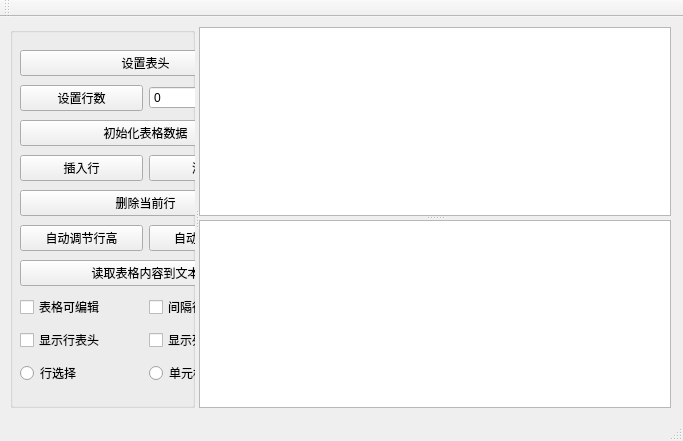
<?xml version="1.0" encoding="UTF-8"?>
<ui version="4.0">
 <class>MainWindow</class>
 <widget class="QMainWindow" name="MainWindow">
  <property name="geometry">
   <rect>
    <x>0</x>
    <y>0</y>
    <width>683</width>
    <height>441</height>
   </rect>
  </property>
  <property name="windowTitle">
   <string>MainWindow</string>
  </property>
  <widget class="QWidget" name="centralwidget">
   <widget class="QSplitter" name="splitterMain">
    <property name="geometry">
     <rect>
      <x>10</x>
      <y>10</y>
      <width>661</width>
      <height>381</height>
     </rect>
    </property>
    <property name="orientation">
     <enum>Qt::Horizontal</enum>
    </property>
    <widget class="QGroupBox" name="groupBox">
     <property name="title">
      <string/>
     </property>
     <widget class="QWidget" name="">
      <property name="geometry">
       <rect>
        <x>10</x>
        <y>20</y>
        <width>251</width>
        <height>351</height>
       </rect>
      </property>
      <layout class="QGridLayout" name="gridLayout">
       <item row="0" column="0" colspan="2">
        <widget class="QPushButton" name="btnSetHeader">
         <property name="text">
          <string>设置表头</string>
         </property>
        </widget>
       </item>
       <item row="1" column="0">
        <widget class="QPushButton" name="btnSetRowCount">
         <property name="text">
          <string>设置行数</string>
         </property>
        </widget>
       </item>
       <item row="1" column="1">
        <widget class="QSpinBox" name="spinRowCount"/>
       </item>
       <item row="2" column="0" colspan="2">
        <widget class="QPushButton" name="btnInitData">
         <property name="text">
          <string>初始化表格数据</string>
         </property>
        </widget>
       </item>
       <item row="3" column="0">
        <widget class="QPushButton" name="btnInsertRow">
         <property name="text">
          <string>插入行</string>
         </property>
        </widget>
       </item>
       <item row="3" column="1">
        <widget class="QPushButton" name="btnAppendRow">
         <property name="text">
          <string>添加行</string>
         </property>
        </widget>
       </item>
       <item row="4" column="0" colspan="2">
        <widget class="QPushButton" name="btnDelCurRow">
         <property name="text">
          <string>删除当前行</string>
         </property>
        </widget>
       </item>
       <item row="5" column="0">
        <widget class="QPushButton" name="pushButton_7">
         <property name="text">
          <string>自动调节行高</string>
         </property>
        </widget>
       </item>
       <item row="5" column="1">
        <widget class="QPushButton" name="pushButton_8">
         <property name="text">
          <string>自动调节列宽</string>
         </property>
        </widget>
       </item>
       <item row="6" column="0" colspan="2">
        <widget class="QPushButton" name="btnReadToEdit">
         <property name="text">
          <string>读取表格内容到文本</string>
         </property>
        </widget>
       </item>
       <item row="7" column="0">
        <widget class="QCheckBox" name="chkTabEditable">
         <property name="text">
          <string>表格可编辑</string>
         </property>
        </widget>
       </item>
       <item row="7" column="1">
        <widget class="QCheckBox" name="chkRowColor">
         <property name="text">
          <string>间隔行底色</string>
         </property>
        </widget>
       </item>
       <item row="8" column="0">
        <widget class="QCheckBox" name="chkRowHeader">
         <property name="text">
          <string>显示行表头</string>
         </property>
        </widget>
       </item>
       <item row="8" column="1">
        <widget class="QCheckBox" name="chkColHeader">
         <property name="text">
          <string>显示列表头</string>
         </property>
        </widget>
       </item>
       <item row="9" column="0">
        <widget class="QRadioButton" name="rBtnSelectRow">
         <property name="text">
          <string>行选择</string>
         </property>
        </widget>
       </item>
       <item row="9" column="1">
        <widget class="QRadioButton" name="rBtnSelectItem">
         <property name="text">
          <string>单元格选择</string>
         </property>
        </widget>
       </item>
      </layout>
     </widget>
    </widget>
    <widget class="QSplitter" name="splitter">
     <property name="orientation">
      <enum>Qt::Vertical</enum>
     </property>
     <widget class="QTableWidget" name="tableWidget"/>
     <widget class="QPlainTextEdit" name="plainTextEdit"/>
    </widget>
   </widget>
  </widget>
  <widget class="QMenuBar" name="menubar">
   <property name="geometry">
    <rect>
     <x>0</x>
     <y>0</y>
     <width>683</width>
     <height>21</height>
    </rect>
   </property>
  </widget>
  <widget class="QStatusBar" name="statusbar"/>
  <widget class="QToolBar" name="toolBar">
   <property name="windowTitle">
    <string>toolBar</string>
   </property>
   <attribute name="toolBarArea">
    <enum>TopToolBarArea</enum>
   </attribute>
   <attribute name="toolBarBreak">
    <bool>false</bool>
   </attribute>
  </widget>
 </widget>
 <resources/>
 <connections/>
</ui>
